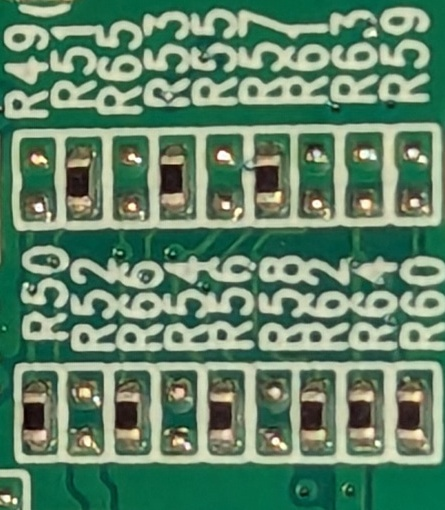
#> input picture research/lx-is601f-board/strap-resistors-source.jpg, 445 x 510 px
$ python annotate_straps.py
#> lines starting #> are read from the running program, lines starting #| are printed output that depends on the picture
#!/usr/bin/env python3
"""Draw strap-resistors-annotated.jpg from strap-resistors-source.jpg.

Needs Pillow and the DejaVu Sans fonts. Run as: python3 annotate_straps.py

Text sizes are chosen so that every label is at least 13 px tall when the
image is shown 850 px wide.
"""
from pathlib import Path

from PIL import Image, ImageDraw, ImageFont

HERE = Path(__file__).parent
FONT_DIR = Path("/usr/share/fonts/truetype/dejavu")
SCALE = 3  # the source crop is enlarged by this factor
# x of each column in the source crop, in source pixels
COLUMN_X = [38, 81, 128, 176, 221, 268, 313, 361, 408]

# (pin, strap name, level, pull-down designator, pull-up designator)
COLUMNS = [
    (70, "DIS_SPIS", 1, "R49", "R50"),
    (71, "EEPROM_MOD", 0, "R51", "R52"),
    (74, "EN_PWRLIGHT", 1, "R65", "R66"),
    (75, "EN_SPIF", 0, "R53", "R54"),
    (76, "DIS_MCU", 1, "R55", "R56"),
    (77, "DISAUTOLOAD", 0, "R57", "R58"),
    (80, "MID29", 1, "R61", "R62"),
    (83, "EN_PHY", 1, "R63", "R64"),
    (85, "SMI_SEL", 1, "R59", "R60"),
]

BLACK = (0, 0, 0)
RED = (170, 0, 0)
GREY = (80, 80, 80)


def main():
    bold = ImageFont.truetype(str(FONT_DIR / "DejaVuSans-Bold.ttf"), 24)
    plain = ImageFont.truetype(str(FONT_DIR / "DejaVuSans.ttf"), 24)
    head = ImageFont.truetype(str(FONT_DIR / "DejaVuSans-Bold.ttf"), 26)

    photo = Image.open(HERE / "strap-resistors-source.jpg").convert("RGB")
#> photo is the input picture: PIL image 445x510 RGB; mean R, G, B 98, 132.9, 106.3
    photo = photo.resize((photo.width * SCALE, photo.height * SCALE), Image.LANCZOS)
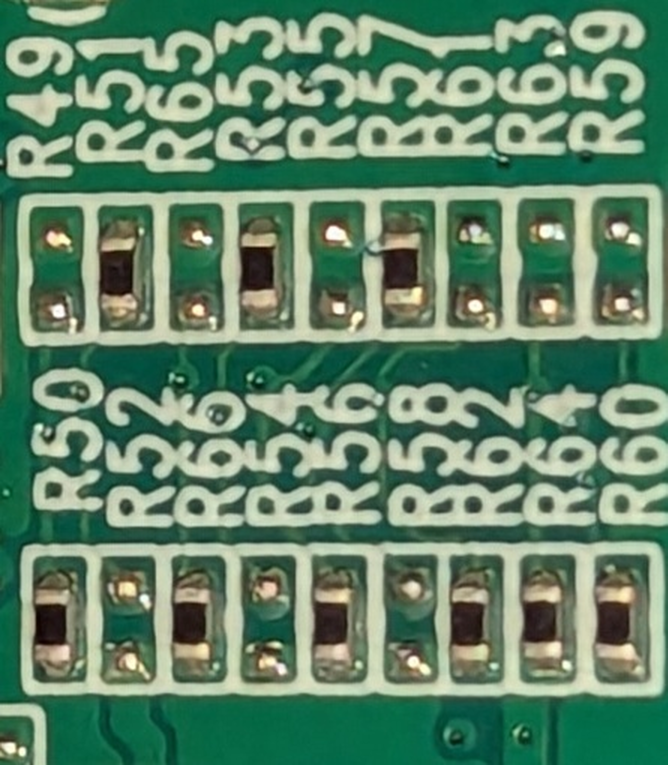
#> photo: PIL image 1335x1530 RGB (shown at 1/2 size); mean R, G, B 98, 132.9, 106.3

    line = 31
    y_head = 20
    y_pin = y_head + line + 16
    y_name = y_pin + line  # names sit on two lines, alternating by column
    y_level = y_name + 2 * line
    y_res = y_level + line + 10
    top = y_res + 2 * line + 16
    photo_bottom = top + photo.height
#> photo_bottom = 1809
    y_bot = photo_bottom + 14
#> y_bot = 1823
    y_foot = y_bot + 2 * line + 16
#> y_foot = 1901
    out = Image.new("RGB", (photo.width, y_foot + line + 20), "white")
#> out: PIL image 1335x1952 RGB; every value is 255
    out.paste(photo, (0, top))
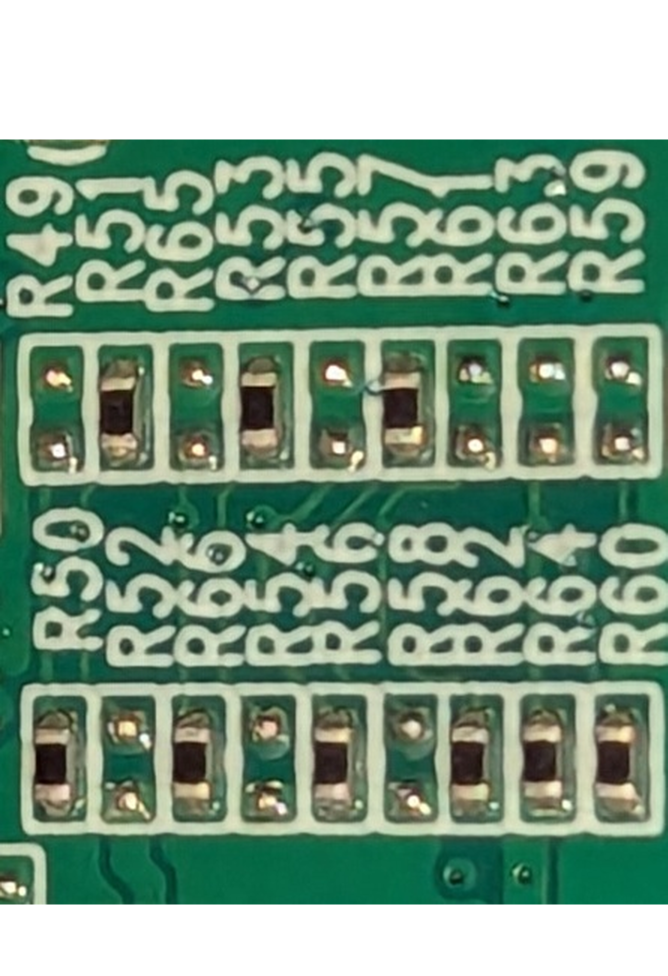
#> out: PIL image 1335x1952 RGB (shown at 1/2 size); mean R, G, B 131.9, 159.3, 138.5
    d = ImageDraw.Draw(out)

    d.text((12, y_head), "Upper row: odd designators, pull-down (inferred)", font=head, fill=BLACK)
    d.text((12, y_foot), "Lower row: even designators, pull-up (inferred)", font=head, fill=BLACK)

    for k, (pin, name, level, down, up) in enumerate(COLUMNS):
        x = COLUMN_X[k] * SCALE
        d.text((x, y_pin), f"Pin {pin}", font=bold, fill=BLACK, anchor="ma")
        d.text((x, y_name + (k % 2) * line), name, font=bold, fill=BLACK, anchor="ma")
        d.text((x, y_level), f"= {level}", font=bold, fill=BLACK, anchor="ma")
        for y, ref, fitted in ((y_res, down, level == 0), (y_bot, up, level == 1)):
            colour = RED if fitted else GREY
            d.text((x, y), ref, font=plain, fill=colour, anchor="ma")
            d.text((x, y + line), "fitted" if fitted else "empty", font=plain, fill=colour, anchor="ma")

    out.save(HERE / "strap-resistors-annotated.jpg", quality=90)
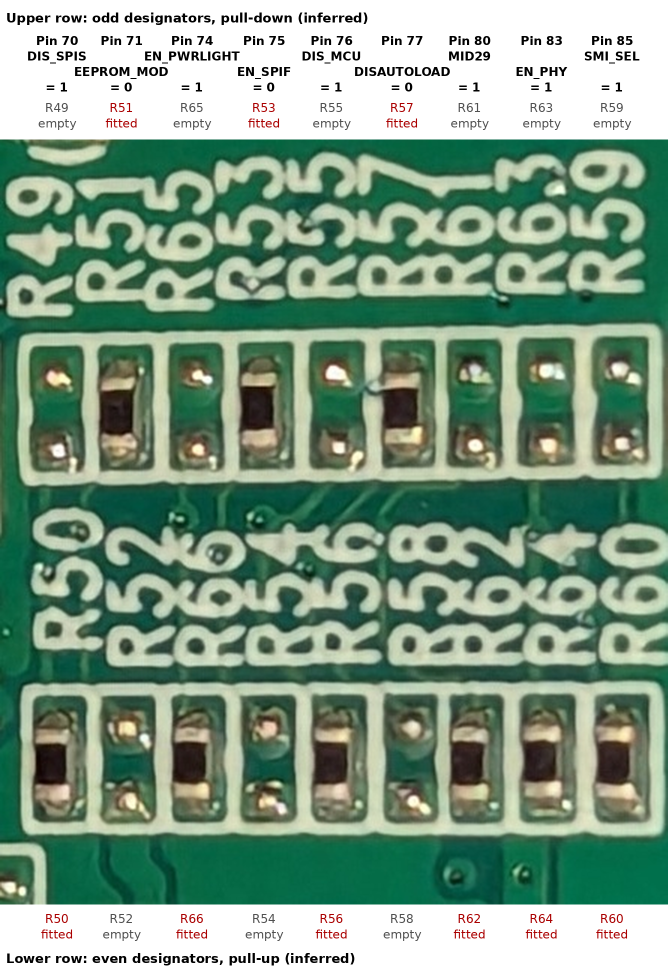
#> saved as strap-resistors-annotated.jpg: PIL image 1335x1952 RGB (shown at 1/2 size); mean R, G, B 128.5, 155.5, 134.7
    print(out.size)
#| (1335, 1952)


if __name__ == "__main__":
    main()

$ run again, with research/lx-is601f-board/crop-board-a-led-esd.jpg copied over research/lx-is601f-board/strap-resistors-source.jpg
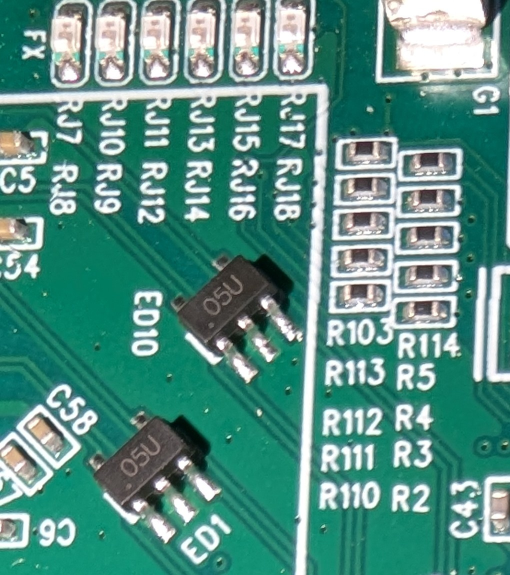
#> input picture research/lx-is601f-board/crop-board-a-led-esd.jpg, 1020 x 1150 px (shown at 1/2 size)
#> in main, photo is the input picture: PIL image 1020x1150 RGB; mean R, G, B 88.6, 144.7, 133.7
#> photo: PIL image 3060x3450 RGB
#> in main, `out.paste(photo, (0, top))`:
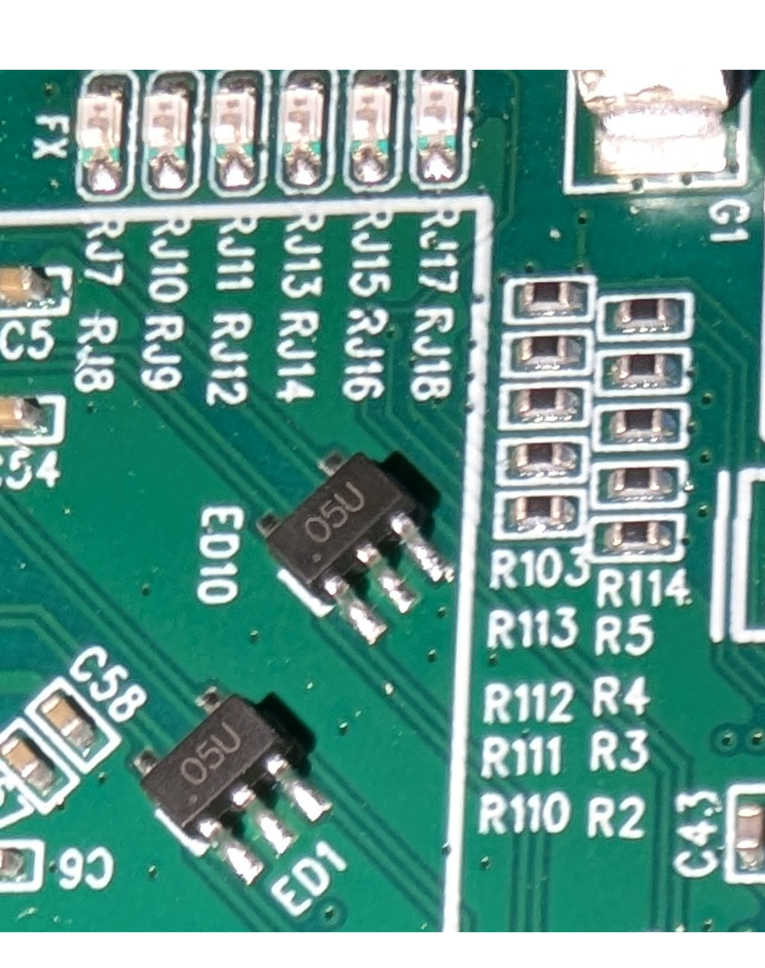
#> out: PIL image 3060x3872 RGB (shown at 1/4 size); mean R, G, B 106.7, 156.7, 146.9
#> in main, `out.save(HERE / "strap-resistors-annotated.jpg", quality=90)`:
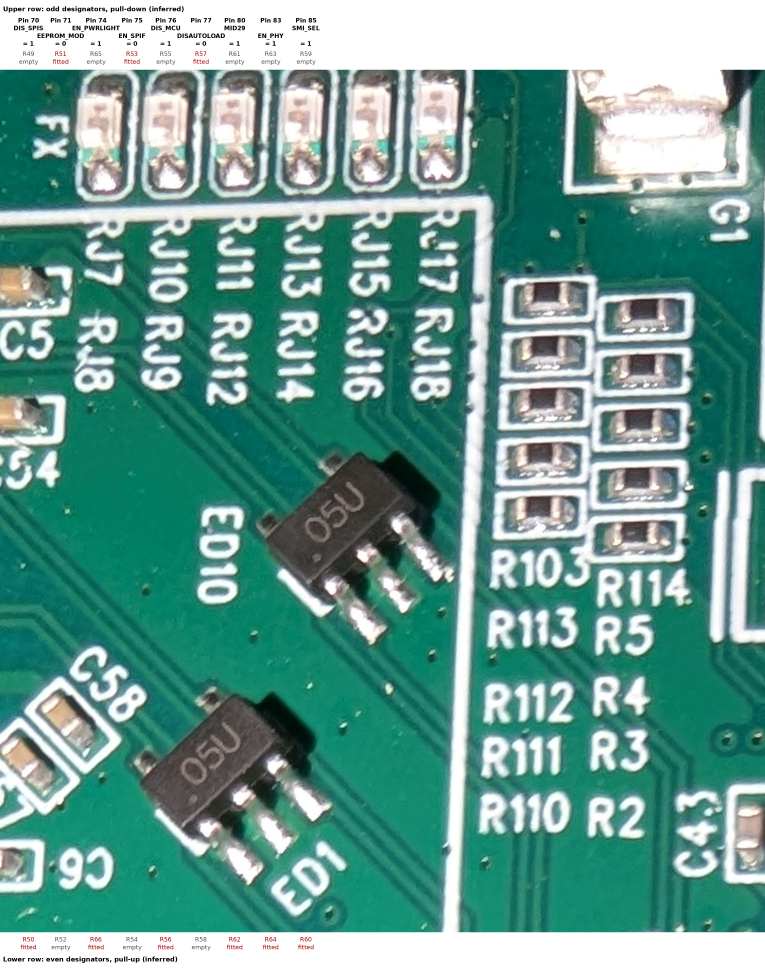
#> saved as strap-resistors-annotated.jpg: PIL image 3060x3872 RGB (shown at 1/4 size); mean R, G, B 106, 155.9, 146.1
#| (3060, 3872)

$ run again, with research/lx-is601f-board/crop-board-a-power-input.jpg copied over research/lx-is601f-board/strap-resistors-source.jpg
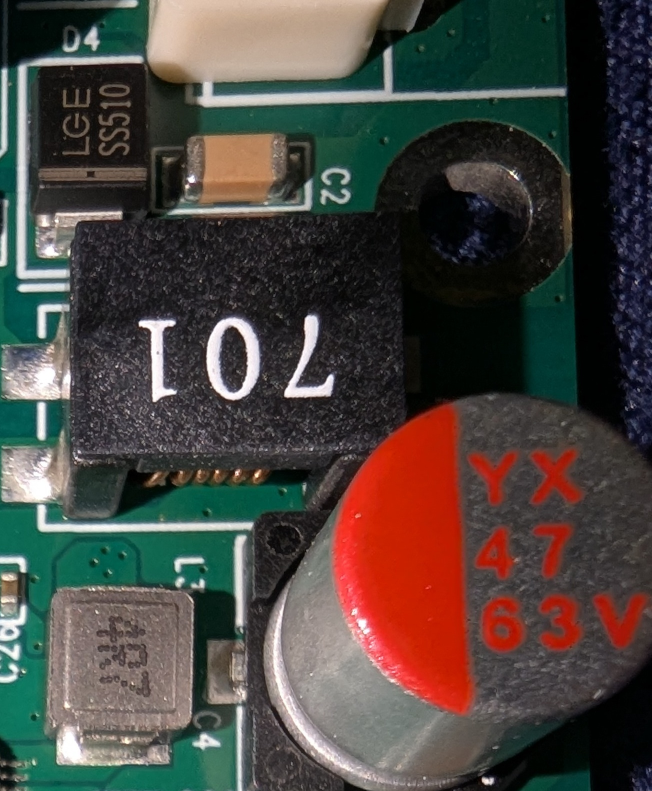
#> input picture research/lx-is601f-board/crop-board-a-power-input.jpg, 1304 x 1582 px (shown at 1/2 size)
#> in main, photo is the input picture: PIL image 1304x1582 RGB; mean R, G, B 74.6, 69.2, 63.8
#> photo: PIL image 3912x4746 RGB
#> in main, `out.paste(photo, (0, top))`:
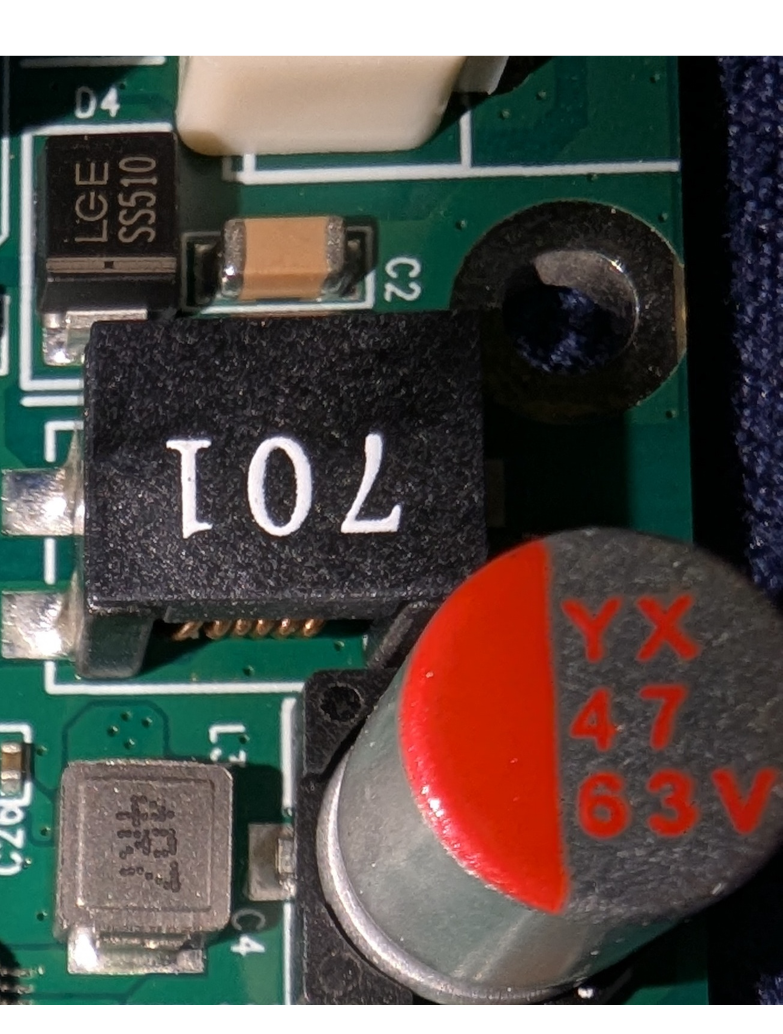
#> out: PIL image 3912x5168 RGB (shown at 1/5 size); mean R, G, B 89.3, 84.4, 79.4
#> in main, `out.save(HERE / "strap-resistors-annotated.jpg", quality=90)`:
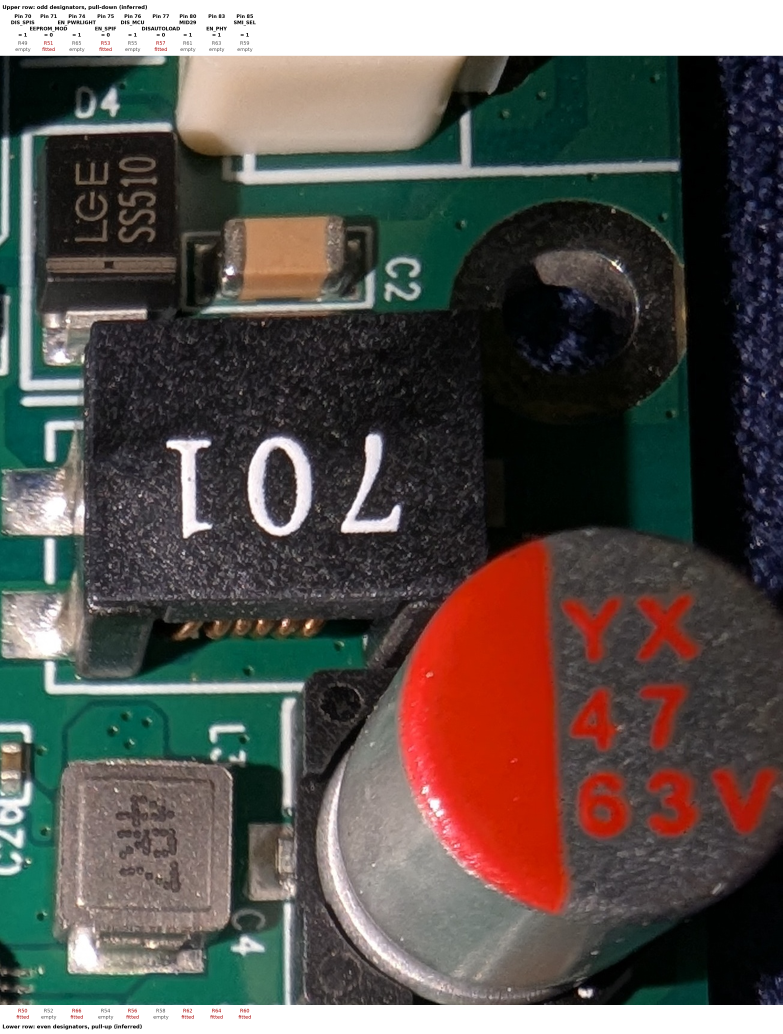
#> saved as strap-resistors-annotated.jpg: PIL image 3912x5168 RGB (shown at 1/5 size); mean R, G, B 88.8, 83.9, 78.9
#| (3912, 5168)
